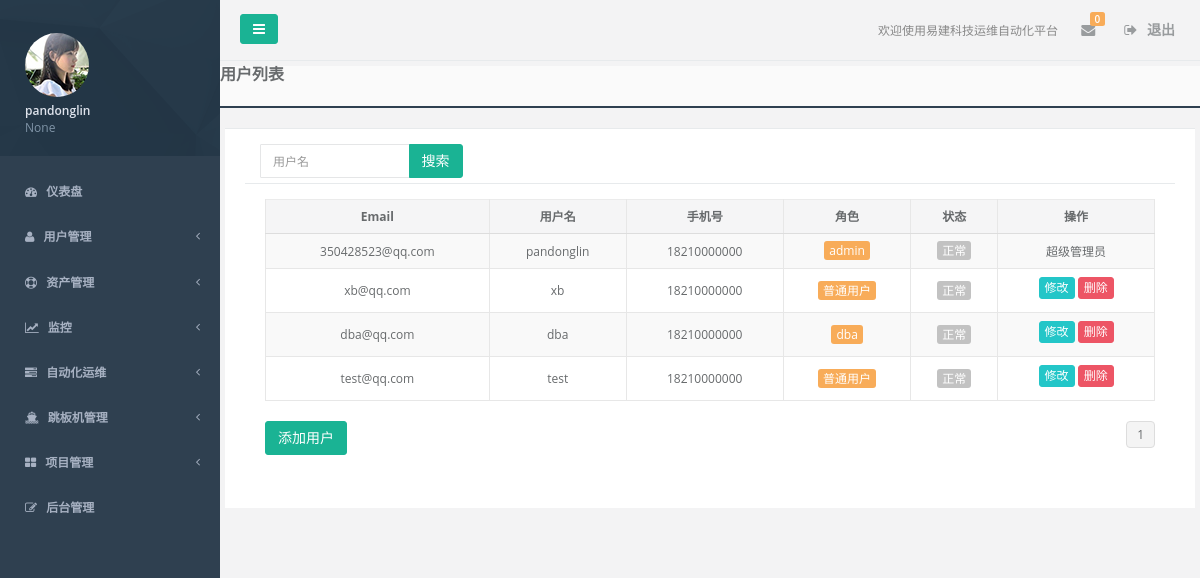
The app's page /accounts/user_list/ (signed in), older data.
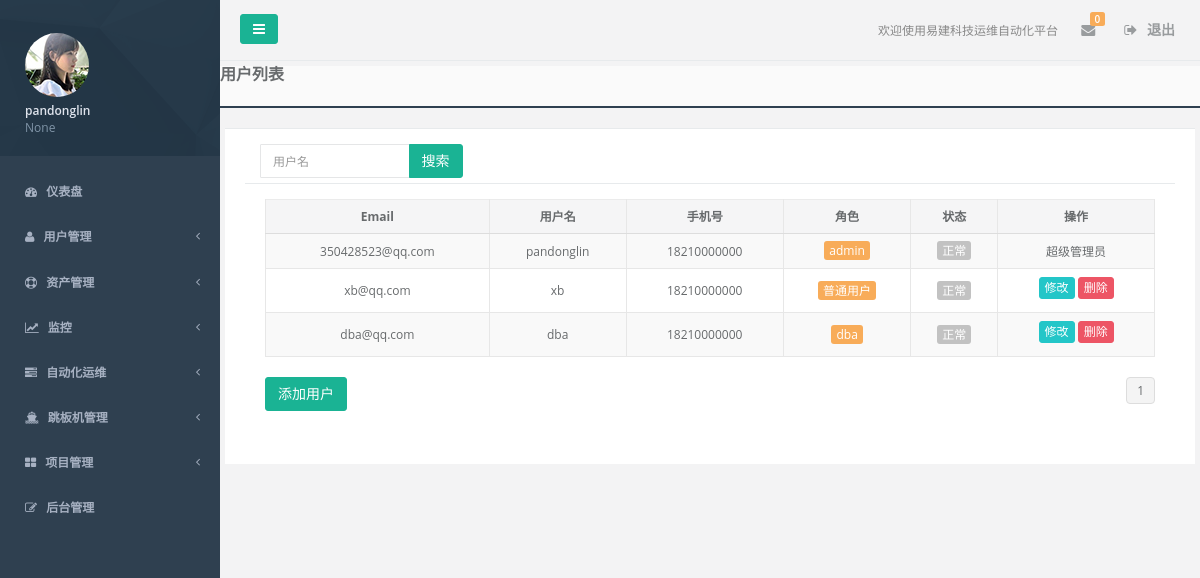
The same page, newer data.
### accounts/models.py (models this page shows, shortened)
class UserProfile(AbstractBaseUser):
    email = models.EmailField(
        verbose_name='email address',
        max_length=255,
        unique=True,
    )
    is_active = models.BooleanField(default=True)
    is_admin = models.BooleanField(default=False, verbose_name="管理员")
    name = models.CharField(max_length=32, verbose_name="姓名")
    token = models.CharField(max_length=128, blank=True, null=True, verbose_name='用户token')
    user_key = models.CharField(max_length=100, default=RandomCode.random_code(100), verbose_name='用户key')
    department = models.CharField(max_length=32, blank=True, null=True, verbose_name='部门')
    tel = models.CharField(max_length=32, blank=True, null=True, verbose_name='座机')
    mobile = models.CharField(max_length=32, blank=True, null=True, verbose_name='手机')
    role = models.ManyToManyField('Role')
    memo = models.TextField(blank=True, null=True, verbose_name='备注')
    USERNAME_FIELD = 'email'
    REQUIRED_FIELDS = ['name']
    objects = UserProfileManager()
    class Meta:
        verbose_name = '用户'
        verbose_name_plural = verbose_name

class Role(models.Model):
    name = models.CharField(max_length=32, unique=True, verbose_name="角色名")
    perm = models.ManyToManyField('Permission')
    class Meta:
        verbose_name = "角色"
        verbose_name_plural = verbose_name

### accounts/views.py (the view)
@login_required
def user_list(request):
    if request.method == 'GET':
        user_obj = models.UserProfile.objects.all()
        paginator = Paginator(user_obj, 10)
        page = request.GET.get('page')
        try:
            page_obj = paginator.page(page)
        except (InvalidPage, PageNotAnInteger):
            page_obj = paginator.page(1)
        except EmptyPage:
            page_obj = paginator.page(paginator.num_pages)
        return render(request, "accounts/user_list.html", locals())

### accounts/context_processors.py (called while the page is built)
def session_perm_list(request):
    return locals()

### pagination/templatetags/cust_pagination.py (called while the page is built)
@register.simple_tag
def guess_page(current_page, loop_num):
    offset = abs(current_page-loop_num)
    if offset < 3:
        if current_page == loop_num:
            page_ele = '''<li class="paginate_button active"><a href="?page=%s">%s</a></li>''' % (loop_num, loop_num)
        else:
            page_ele = '''<li class="paginate_button"><a href="?page=%s">%s</a></li>''' % (loop_num, loop_num)
        return format_html(page_ele)
    else:
        return ''

### templates/accounts/user_list.html (shortened to what the changed rows need)
{% extends 'base.html' %}
{% block content %}
    <div class="wrapper wrapper-content animated fadeInRight">
        <div class="ibox float-e-margins row">
            <div class="ibox-content">
                <div class="ibox-content">
                    <form class="form-horizontal" action="" method="post">
                        <div id="replace">
                            <table id="user_info" class="table table-striped table-bordered table-hover">
                                <thead>
                                <tr>
                                    <th class="text-center">Email</th>
                                    <th class="text-center">用户名</th>
                                    <th class="text-center">手机号</th>
                                    <th class="text-center">角色</th>
                                    <th class="text-center">状态</th>
                                    <th class="text-center">操作</th>
                                </tr>
                                </thead>
                                <tbody>
                                {% for item in page_obj %}
                                    <tr class="gradeX" id="{{ item.id }}">
                                        <td class="text-center">{{ item.email }}</td>
                                        <td class="text-center">{{ item.name }}</td>
                                        <td class="text-center">{{ item.mobile }}</td>
                                        <td class="text-center">
                                            {% for i in item.role.all %}
                                                <span class="btn-xs btn-warning">{{ i.name }}</span>
                                            {% endfor %}
                                        </td>
                                        <td class="text-center">
                                            {% if item.is_active %}
                                                <span class="btn-xs btn-default">正常</span>
                                            {% else %}
                                                <span class="btn-xs btn-danger">禁用</span>
                                            {% endif %}
                                        </td>
                                        <td class="text-center">
                                            {% if item.is_admin %}
                                                超级管理员
                                            {% else %}
                                                <a href="/accounts/user_update/{{ item.id }}/"
                                                   class="btn btn-xs btn-info" target="_blank">修改</a>
                                                <button type="button" class="btn btn-xs btn-danger demo3">删除</button>
                                            {% endif %}
                                        </td>
                                    </tr>
                                {% endfor %}
                                </tbody>
                            </table>
                            <div class="row">
                                {% include 'pagination/cust_pagination.html' %}
                            </div>
                        </div>
                    </form>
                </div>
            </div>
        </div>
    </div>
{% endblock %}

### templates/base.html (shortened to what this page needs)
<!DOCTYPE html>
<html lang="en">
<head>
    <link href="/static/css/bootstrap.min.css" rel="stylesheet">
    <link href="/static/css/font-awesome.min.css" rel="stylesheet">
    <link href="/static/css/animate.min.css" rel="stylesheet">
    <link href="/static/css/style.min.css" rel="stylesheet">
    <link href="/static/css/plugins/sweetalert/sweetalert.css" rel="stylesheet">
</head>
<body class="fixed-sidebar full-height-layout gray-bg" style="overflow:hidden">
<div id="wrapper">
    <nav class="navbar-default navbar-static-side" role="navigation">
        <div class="sidebar-collapse">
            <ul class="nav" id="side-menu">
                <li class="nav-header">
                    <div class="dropdown profile-element">
                        <span><img alt="image" class="img-circle" src="/static/img/profile_small.jpg"/></span>
                        <a data-toggle="dropdown" class="dropdown-toggle" href="#">
                                <span class="clear">
                                    <span class="block m-t-xs"><strong
                                            class="font-bold">{{ request.user.name }}</strong></span>
                                    <span class="text-muted text-xs block">{{ request.user.department }}</span>
                                </span>
                        </a>
                    </div>
                </li>
                {% include 'nav_left.html' %}
                <li style="height: 20px;">
                </li>
            </ul>
        </div>
    </nav>
    <div id="page-wrapper" class="gray-bg dashbard-1">
        {% include 'nav_right.html' %}
        {% block content %}
        {% endblock %}
    </div>
</div>
</body>
</html>

Row changes from the older to the newer data that the page shows:
removed UserProfile: email "test@qq.com", name "test", mobile "18210000000", is_active "正常", Role (name "普通用户")
